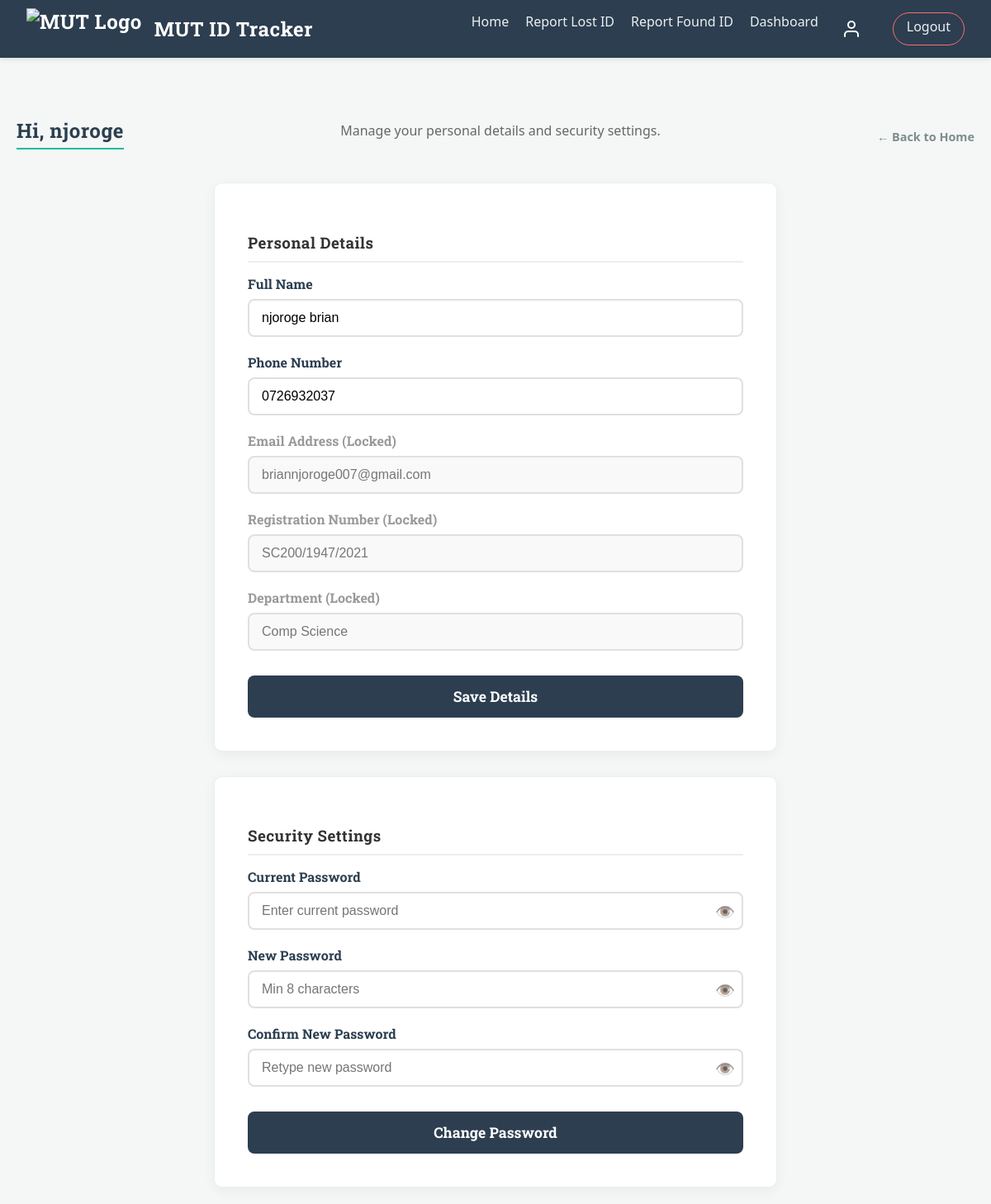
Screenshot of /profile (signed in) with the database file from the repository.
### tables this page shows
CREATE TABLE users (
            id INTEGER PRIMARY KEY AUTOINCREMENT,
            name TEXT NOT NULL,
            email TEXT UNIQUE NOT NULL,
            phone TEXT UNIQUE NOT NULL,
            reg_number TEXT UNIQUE NOT NULL,
            department TEXT NOT NULL,
            password_hash TEXT NOT NULL,
            role TEXT DEFAULT 'student',
            is_deleted BOOLEAN DEFAULT 0 
        );

### auth.py (the view, shortened to what this page needs)
@auth_bp.route('/profile', methods=['GET', 'POST'])
@login_required
def profile():
    conn = get_db_connection()
    user_data = conn.execute('SELECT * FROM users WHERE id = ?', (current_user.id,)).fetchone()
    conn.close()
    return render_template('profile.html', user=user_data)

### auth.py (called while the page is built)
def load_user(user_id):
    conn = get_db_connection()
    curr = conn.cursor()
    curr.execute("SELECT * FROM users WHERE id = ?", (user_id,))
    user = curr.fetchone()
    conn.close()
    if user:
        return User(id=user['id'],
                    name=user['name'],
                    email=user['email'],
                    role=user['role'],
                    reg_number=user['reg_number'],
                    department=user['department'],
                    phone=user['phone'])
    return None

### db.py (called while the page is built)
def get_db_connection():
    conn = sqlite3.connect('lostfound.db')
    conn.row_factory = sqlite3.Row
    return conn

### templates/profile.html (shortened to what this page needs)
<!doctype html>
<html lang="en">
  <head>
    <link
      rel="stylesheet"
      href="{{ url_for('static', filename='style.css') }}"
    />
  </head>
  <body>
    {% include 'navbar.html' %}
    <div class="container">
      <div class="page-header">
        <h2>Hi, {{ user['name'].split(' ')[0] }}</h2>
        <p style="color: #666; margin-top: 5px">
          Manage your personal details and security settings.
        </p>
        <a href="/" class="back-link">&larr; Back to Home</a>
      </div>
      <div class="form-card" style="margin-bottom: 30px">
        <h3>Personal Details</h3>
        <form action="{{ url_for('auth.profile') }}" method="POST">
          <div class="form-group">
            <label for="name">Full Name</label>
            <input
              type="text"
              name="name"
              value="{{ user['name'] }}"
              required
            />
          </div>
          <div class="form-group">
            <label for="phone">Phone Number</label>
            <input
              type="tel"
              name="phone"
              value="{{ user['phone'] }}"
              pattern="[0-9]{10}"
              required
            />
          </div>
          <div class="form-group">
            <label style="color: #999">Email Address (Locked)</label>
            <input
              type="text"
              value="{{ user['email'] }}"
              class="readonly-input"
              readonly
            />
          </div>
          <div class="form-group">
            <label style="color: #999">Registration Number (Locked)</label>
            <input
              type="text"
              value="{{ user['reg_number'] }}"
              class="readonly-input"
              readonly
            />
          </div>
          <div class="form-group">
            <label style="color: #999">Department (Locked)</label>
            <input
              type="text"
              value="{{ user['department'] }}"
              class="readonly-input"
              readonly
            />
          </div>
          <button type="submit" class="submit-btn">Save Details</button>
        </form>
      </div>
      <div class="form-card">
        <h3>Security Settings</h3>
        <form action="{{ url_for('auth.profile') }}" method="POST">
          <div class="form-group">
            <label for="old_password">Current Password</label>
            <div class="password-container">
              <input
                type="password"
                id="oldPass"
                name="old_password"
                class="text-input"
                placeholder="Enter current password"
                required
              />
              <span
                class="toggle-password"
                onclick="togglePassword('oldPass', this)"
                >👁️</span
              >
            </div>
          </div>
          <div class="form-group">
            <label for="new_password">New Password</label>
            <div class="password-container">
              <input
                type="password"
                id="newPass"
                name="new_password"
                class="text-input"
                placeholder="Min 8 characters"
                minlength="8"
                required
              />
              <span
                class="toggle-password"
                onclick="togglePassword('newPass', this)"
                >👁️</span
              >
            </div>
          </div>
          <div class="form-group">
            <label for="confirm_password">Confirm New Password</label>
            <div class="password-container">
              <input
                type="password"
                id="confirmPass"
                name="confirm_password"
                class="text-input"
                placeholder="Retype new password"
                required
              />
              <span
                class="toggle-password"
                onclick="togglePassword('confirmPass', this)"
                >👁️</span
              >
            </div>
          </div>
          <button type="submit" class="submit-btn" id="passSubmitBtn">
            Change Password
          </button>
        </form>
      </div>
    </div>
  </body>
</html>

### static/style.css (style rules this page uses)
body { font-family: "Segoe UI", Tahoma, Geneva, Verdana, sans-serif; background-color: #f4f7f6; margin: 0; padding: 0; color: #333; padding-top: 80px; }
h1, h2, h3, h4, h5, h6 { font-family: "Roboto Slab", serif; font-weight: 700; letter-spacing: 0.5px; }
.readonly-input { background-color: #f9f9f9; color: #777; border-color: #eee; cursor: not-allowed; }
h2 { color: #2c3e50; border-bottom: 2px solid #1abc9c; display: inline-block; padding-bottom: 5px; margin-top: 2rem; }
p { color: #666; max-width: 600px; margin: 0 auto; }
.container { max-width: 1200px; margin: 0 auto; padding: 20px; }
.page-header { display: flex; justify-content: space-between; align-items: center; margin-bottom: 20px; padding-top: 10px; }
.back-link { text-decoration: none; color: #1393b9; font-weight: bold; font-size: 1rem; transition: color 0.3s; }
.form-card { background: white; max-width: 600px; margin: 0 auto; padding: 40px; border-radius: 10px; box-shadow: 0 4px 15px rgba(0, 0, 0, 0.05); border: 1px solid #eee; }
.form-card h3 { margin-bottom: 15px; border-bottom: 2px solid #eee; padding-bottom: 10px; }
.form-group { margin-bottom: 20px; }
.form-group label { display: block; margin-bottom: 8px; font-weight: bold; color: #2c3e50; font-family: "Roboto Slab", serif; }
.form-group input[type="text"], .form-group input[type="tel"], .form-group input[type="email"], .form-group input[type="password"] { width: 100%; padding: 12px 15px; font-size: 1rem; border: 2px solid #e0e0e0; border-radius: 8px; outline: none; box-sizing: border-box; transition: border-color 0.3s; }
.submit-btn { width: 100%; padding: 14px; background-color: #2c3e50; color: white; font-size: 1.1rem; font-weight: bold; border: none; border-radius: 8px; cursor: pointer; font-family: "Roboto Slab", serif; transition: background-color 0.3s, transform 0.2s; margin-top: 10px; }
.password-container { position: relative; width: 100%; }
.password-container input { width: 100%; padding-right: 40px; }
.toggle-password { position: absolute; right: 10px; top: 50%; transform: translateY(-50%); cursor: pointer; font-size: 1.2rem; user-select: none; opacity: 0.7; }
.back-link { display: block; margin-top: 20px; color: #7f8c8d; text-decoration: none; font-size: 0.9rem; transition: color 0.2s; }

### rows the page displays
users: name "njoroge", name "njoroge brian", phone "0726932037", email "briannjoroge007@gmail.com", reg_number "SC200/1947/2021", department "Comp Science"
